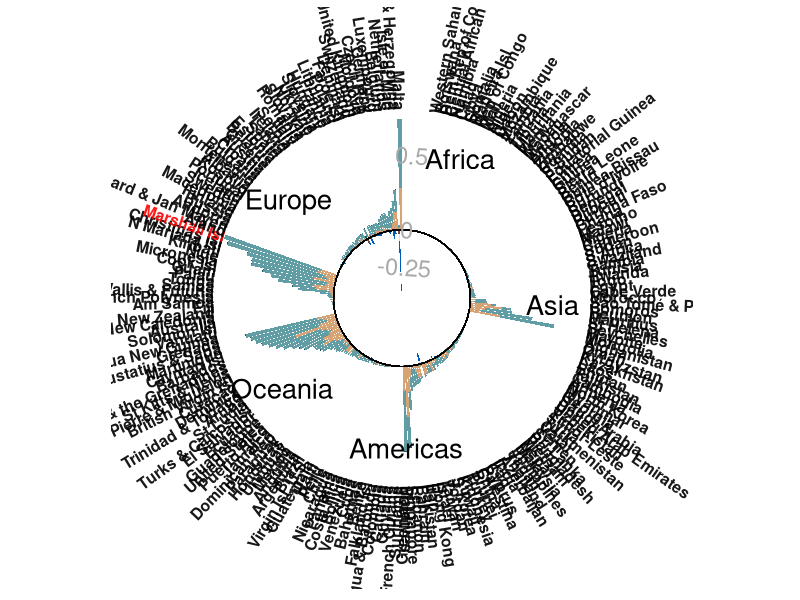
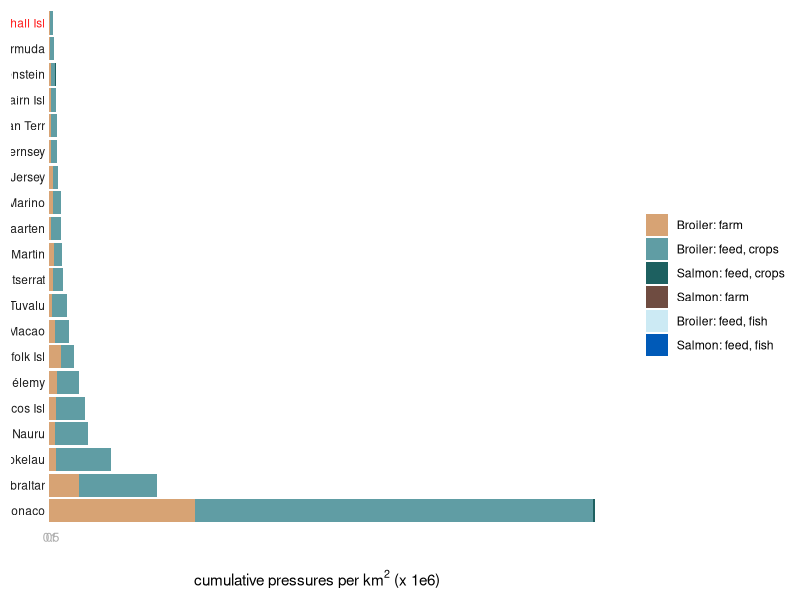

These charts were generated, in order, by the following R code:
## ---- chunk 1

library(tidyverse)
library(ggplot2)
library(here)

un_geopolitical <- read_csv(here("_spatial/output/UNSD_Methodology.csv")) %>%
  dplyr::select(iso3c, georegion=Region_Name)

rgn_names <- read_csv(here("_spatial/output/master_rgns.csv")) %>%
  rename(land_area_km2 = area_km2)
eez_rgns <- read_csv(here("_spatial/output/eez_rgns.csv")) %>%
  rename(eez_area_km2 = area_km2)

rescaling_values <- read_csv(here("_analysis/rescale_values.csv")) %>%
  rename(stressor=pressure)


## ---- chunk 2


pressures <- read_csv(here("_analysis/output_data/sum_pressures_country.csv"))  %>%
    filter(!is.na(Country)) %>% ## Antarctica
  left_join(rescaling_values, by="stressor") %>%
  rowwise() %>%
  mutate(prop_of_global = value/global_total) %>%
   group_by(iso3c, Country, source, subsource, animal_system, location) %>%
  summarize(country_farm_feed_chi = sum(prop_of_global, na.rm=TRUE)) %>%
  left_join(rgn_names) %>%
  left_join(eez_rgns) %>%
  rowwise() %>%
  mutate(avg_cum_stress_km2_1e_6= ifelse(location=="marine", 
                          country_farm_feed_chi/eez_area_km2*1000000,
                          country_farm_feed_chi/land_area_km2*1000000)) %>%
  ungroup() %>%
   mutate(prop_of_global = ifelse(is.na(avg_cum_stress_km2_1e_6), 0, avg_cum_stress_km2_1e_6)) %>%

    mutate(source = ifelse(is.na(subsource), paste(animal_system, source, sep="-"), 
                         paste(animal_system, source, subsource, sep="-"))) %>%
left_join(un_geopolitical, by="iso3c") %>%
  select(Country, iso3c, location, source, avg_cum_stress_km2_1e_6, georegion)
  

## get georegion ranks
chi <- pressures %>%
  group_by(georegion, Country, iso3c) %>%
  summarize(chi = sum(avg_cum_stress_km2_1e_6, na.rm=TRUE)) %>%
  arrange(-chi)

rank_georgn <- chi %>%
  group_by(georegion) %>%
  summarize(mean_chi = mean(chi),
            count = length(chi)) %>%
  ungroup() %>%
  data.frame() %>%
  arrange(mean_chi)

rank_georgn$georegion <- factor(rank_georgn$georegion, 
                                         levels=unique(rank_georgn$georegion))

chi$georegion <- factor(chi$georegion, 
                                         levels=unique(rank_georgn$georegion))
### Organize the chi data and add a few extra variables to help plotting
# Including empty spaces to add a y-axes
rank_rgn <- chi %>%
  arrange(georegion, chi) %>%
  data.frame()


# modify region names to be shorter
rank_rgn <- rank_rgn %>%
  mutate(rgn_name_short = Country, 
         rgn_name_short = gsub("Islands", "Isl", rgn_name_short),
         rgn_name_short = gsub("Island", "Isl", rgn_name_short),
         rgn_name_short = gsub("Democratic", "Dem", rgn_name_short),
         rgn_name_short = gsub("Republic", "Rep", rgn_name_short),
         rgn_name_short = gsub("South", "S", rgn_name_short),
         rgn_name_short = gsub("American", "Am", rgn_name_short),
         rgn_name_short = gsub("the United States", "US", rgn_name_short),
         rgn_name_short = gsub("Territory", "Terr", rgn_name_short),
         rgn_name_short = gsub("Saint", "St", rgn_name_short),
         rgn_name_short = gsub(" and ", " & ", rgn_name_short),
         rgn_name_short = gsub("Republique", "Rep", rgn_name_short),
         rgn_name_short = gsub("Dem Rep of the", "Dem Rep of", rgn_name_short),
         rgn_name_short = gsub("Georgia and the", "Georgia and", rgn_name_short),
         rgn_name_short = gsub("St Vincent and the", "St Vincent and", rgn_name_short),
         rgn_name_short = gsub("Howland Isl & Baker Isl", "Howland & Baker Isl", rgn_name_short),
         rgn_name_short = gsub("Northern", "N", rgn_name_short), 
         rgn_name_short = gsub("Reunion", "Reunion", rgn_name_short))

## ---- chunk 3

source_name <- data.frame(source = c("chickens-farm-land", "chickens-feedcrop-land", "salmon-feedcrop-marine", 
                                         "salmon-farm-marine", "chickens-feedfofm-land", "salmon-feedfofm-marine"),
                            source_name = c("Broiler: farm", "Broiler: feed, crops", "Salmon: feed, crops",
                                              "Salmon: farm", "Broiler: feed, fish", "Salmon: feed, fish"))

myPalette <- c("#D7A374", "#609DA4", "#1D6060",  # darkbrown, lightergreen, darkergreen
               "#6F4C41", "#CCEAF4", "#005AB8")    # tan, lighterblue, darkerblue   

cutoff_value <- 1
## ---- chunk 4
#explore chi values
pressures %>%
  group_by(Country, iso3c) %>%
  summarize(chi = sum(avg_cum_stress_km2_1e_6, na.rm=TRUE)) %>%
  arrange(chi) %>% data.frame()
filter(pressures, iso3c=="MCO")
#filter to include only countries in circle
pressures_adj_circle <- pressures %>%
  group_by(Country, iso3c) %>%
  mutate(chi = sum(avg_cum_stress_km2_1e_6, na.rm=TRUE)) %>%
  mutate(avg_cum_stress_km2_1e_6 = ifelse(location=="marine", avg_cum_stress_km2_1e_6*(-1), avg_cum_stress_km2_1e_6)) %>%
  ungroup() %>%
  arrange(chi) %>%
  filter(chi<=cutoff_value)

highest_country <- pressures_adj_circle[dim(pressures_adj_circle)[1], "iso3c"]
pressures_highest_country <- filter(pressures_adj_circle, iso3c %in% highest_country$iso3c) #used below



# adjust the rank_rgn-adjust dataframe to match above
rank_rgn_adj <- rank_rgn %>%
  filter(iso3c %in% pressures_adj_circle$iso3c) 
  

# # add empty space to create space in the circleplot for axes
 empty_bar <- 6
 to_add <- data.frame(matrix(NA, empty_bar, ncol(rank_rgn_adj)) )
 colnames(to_add) = colnames(rank_rgn_adj)
 to_add$Country <- as.character(1:empty_bar)
 rank_rgn_adj  <- rbind(to_add, rank_rgn_adj)


# some code to orient the country labels
sequence_length = length(unique(rank_rgn_adj$Country))
first_sequence = c(1:(sequence_length%/%2)) 
second_sequence = c((sequence_length%/%2+1):sequence_length) 
first_angles = c(90 - 180/length(first_sequence) * first_sequence)
second_angles = c(-90 - 180/length(second_sequence) * second_sequence)

rank_rgn_adj$angle <- c(first_angles, second_angles)
rank_rgn_adj$hjust <- c(rep(0, length(first_sequence)), 
                    rep(1, length(second_sequence)))

# color for region labels
rank_rgn_adj <- rank_rgn_adj %>%
  mutate(Country = factor(Country, unique(Country))) %>%
  mutate(georegion = factor(georegion, unique(georegion))) %>%
  mutate(color = "black") %>%
  mutate(color = ifelse(is.na(chi), "white", color)) %>%
  mutate(color = ifelse(iso3c %in% highest_country$iso3c, "red", color))

# get dataframe for georegion shift locations
rgn_shift <- rank_rgn_adj %>%
  mutate(georegion = ifelse(is.na(georegion), "tmp", georegion)) %>%
  mutate(georegion = as.factor(georegion)) %>%
  mutate(region_shift = as.numeric(georegion) - lag(as.numeric(georegion)), default=first(as.numeric(georegion)))

rgn_shift <- which(rgn_shift$region_shift > 0)
rgn_shift <- c(1, rgn_shift) -0.05
rgn_shift <- data.frame(rgn_shift_x=rgn_shift,
                         georegion = rank_georgn$georegion,
                         name_x= c(15, 60, 115, 150, 200), # 140
                         name_y=c(0.55, 0.55, 0.55, 0.55, 0.55))
rgn_shift <- rgn_shift %>%
   mutate(georegion = as.character(georegion))

# ## add some blanks rows to match the master region list
  to_add <-  data.frame( matrix(NA, empty_bar*nlevels(as.factor(pressures_adj_circle$source)), ncol(pressures_adj_circle)) )
  colnames(to_add) <- colnames(pressures_adj_circle)
  to_add$source <- rep(levels(as.factor(pressures_adj_circle$source)), each=empty_bar)
  to_add$avg_cum_stress_km2_1e_6<-  0
  to_add$Country <- as.character(rep(1:empty_bar, nlevels(as.factor(pressures_adj_circle$source)))) 
  pressures_adj_circle <- rbind(to_add, pressures_adj_circle, to_add)

pressures_adj_circle %>%
  group_by(source) %>%
  summarize(mean = mean(avg_cum_stress_km2_1e_6, na.rm=TRUE)) %>%
  arrange(mean)

pressures_adj_circle <- pressures_adj_circle %>%
  left_join(source_name, by = "source")


pressures_adj_circle$source_name <- factor(pressures_adj_circle$source_name, levels=rev(source_name$source_name))
pressures_adj_circle$Country <- factor(pressures_adj_circle$Country, levels=unique(rank_rgn_adj$Country))
pressures_adj_circle$georegion <- factor(pressures_adj_circle$georegion, 
                                         levels=unique(rank_georgn$georegion))

## some theme stuff to make the circle plot look nice

circle_theme <- theme(axis.line=element_blank(),
                      axis.text.y=element_blank(),
                      axis.ticks=element_blank(),
                      axis.title.x=element_blank(),
                      axis.title.y=element_blank(),
                      legend.position="none",
                      panel.background=element_blank(),
                      panel.border=element_blank(),
                      panel.grid.major=element_blank(),
                      panel.grid.minor=element_blank(),
                      plot.background=element_blank(),
                      axis.text.x = element_blank())



p <- ggplot(data=pressures_adj_circle, aes(x=Country, y=avg_cum_stress_km2_1e_6, fill=source)) + 
  
  geom_bar(stat="identity", aes(fill=source_name)) +
  
  # ## this adjust the inner circle size (ymin) and outer circle size (ymax), which can be expanded to include names
   geom_errorbar(aes(
       x     = 1, 
       ymin  = -0.3,   
       ymax  = 1.10), 
       alpha = 0) +

      # Country name text placement
     geom_text(
       data = rank_rgn_adj,  
       aes(x     = Country,  
           y     = max(pressures_adj_circle$chi, na.rm=TRUE), 
           label = rgn_name_short, 
           angle = angle, 
           hjust = hjust),
       inherit.aes = FALSE, 
       fontface = "bold", 
       alpha = 0.9, 
       size = 4, 
       color = rank_rgn_adj$color) +
    # 
   # georegion names
    geom_text(
      data=rgn_shift, 
      aes(x=name_x, 
          y=name_y, 
          label=georegion), 
      inherit.aes=FALSE, size=7) +
  #  
  # # # Scale bar circles
  # ## This adds the 0 line
      geom_segment(
        x = 0, 
         y = 0, 
         xend = dim(rank_rgn_adj)[1]+1, 
         yend = 0, 
         fill = NULL,
        alpha = 1, color = "black", size = 0.3) +
  #    
  #  # Scale bar annotation, this adds the y-axis numbers
      annotate(
        "text", 
        x     = c(3, 3, 3), 
        y     = c(-0.25, 0, 0.50),
        label = c(-0.25, 0, 0.50), 
        color = "darkgray", angle = -4, size = 6) +
  #     
  scale_colour_identity() +
  scale_fill_manual(values=myPalette, limits=c("Broiler: farm", "Broiler: feed, crops", "Salmon: feed, crops",
                                              "Salmon: farm", "Broiler: feed, fish", "Salmon: feed, fish")) +
  coord_polar() +

 circle_theme

#p
ggsave(here('_analysis/figures/circular_plots/feed_farm_marine_land.png'), height=18, width=18, units=c("in"), bg="transparent")


## ---- chunk 5


pressures_adj_bar <- pressures %>%
  group_by(Country, iso3c) %>%
  mutate(chi = sum(avg_cum_stress_km2_1e_6, na.rm=TRUE)) %>%
  mutate(avg_cum_stress_km2_1e_6 = ifelse(location=="marine", avg_cum_stress_km2_1e_6*(-1), avg_cum_stress_km2_1e_6)) %>%
  ungroup() %>%
  filter(chi>cutoff_value) %>%
  rbind(pressures_highest_country) %>%
  arrange(chi)



rank_rgn_adj_bar <- rank_rgn %>%
  filter(iso3c %in% pressures_adj_bar$iso3c)


# color for region labels
rank_rgn_adj_bar <- rank_rgn_adj_bar %>%
  mutate(Country = factor(Country, unique(Country))) %>%
  mutate(georegion = factor(georegion, unique(georegion))) %>%
  mutate(color = "black") %>%
  mutate(color = ifelse(is.na(chi), "white", color))%>%
  mutate(color = ifelse(iso3c %in% highest_country$iso3c, "red", color)) %>%
  arrange(-chi)


pressures_adj_bar <- pressures_adj_bar %>%
  left_join(source_name, by = "source")


pressures_adj_bar$source_name <- factor(pressures_adj_bar$source_name, levels=rev(source_name$source_name))
pressures_adj_bar$Country <- factor(pressures_adj_bar$Country, levels=unique(rank_rgn_adj_bar$Country))


## some theme stuff to make the plot look nice

bar_theme <- theme(axis.line=element_blank(),
                      axis.text.y=element_blank(),
                      axis.ticks=element_blank(),
              #        axis.title.x=element_blank(),
                      axis.title.y=element_blank(),
              #        legend.position="none",
                      panel.background=element_blank(),
                      panel.border=element_blank(),
                      panel.grid.major=element_blank(),
                      panel.grid.minor=element_blank(),
                      plot.background=element_blank(),
                      legend.title = element_blank(),
                      axis.text.x = element_blank()
              )



p <- ggplot(data=pressures_adj_bar, aes(x=Country, y=avg_cum_stress_km2_1e_6, fill=source_name)) + 
  
  geom_bar(stat="identity") +
  ylab(bquote("cumulative pressures per" ~km^2~"(x 1e6)")) +
   
  # ## this adjust the plot dimensions, which can be expanded to include names
    geom_errorbar(aes(
        x     = 1, 
        ymin  = -1,   
        ymax  = 2), 
        alpha = 0) +

   geom_errorbar(aes(
       y     = -2,
       xmin  = -1,
       xmax  = -1),
       alpha = 0) +
  
      # Country name text placement
    geom_text(
      data = rank_rgn_adj_bar,
      aes(y = -1,
          x = 1:length(rank_rgn_adj_bar$Country),
          label = rgn_name_short),
      inherit.aes = FALSE,
  #    fontface = "bold",
      alpha = 0.9,
      size = 3,
      color = rank_rgn_adj_bar$color,
      hjust = 1) +

   # Scale bar annotation, this adds the y-axis numbers
      annotate(
        "text",
        x     = c(-0.025, -0.025, -0.025),
        y     = c(0, 0.5, 1),
        label = c(0, 0.5, 1),
        color = "darkgray", size = 3) +

  scale_colour_identity() +
  scale_fill_manual(values=myPalette, limits=c("Broiler: farm", "Broiler: feed, crops", "Salmon: feed, crops",
                                              "Salmon: farm", "Broiler: feed, fish", "Salmon: feed, fish")) +
  coord_flip() +

bar_theme

#p
ggsave(here('_analysis/figures/circular_plots/feed_farm_marine_land_barplot.png'), height=6, width=5, units=c("in"),
       bg="transparent")


